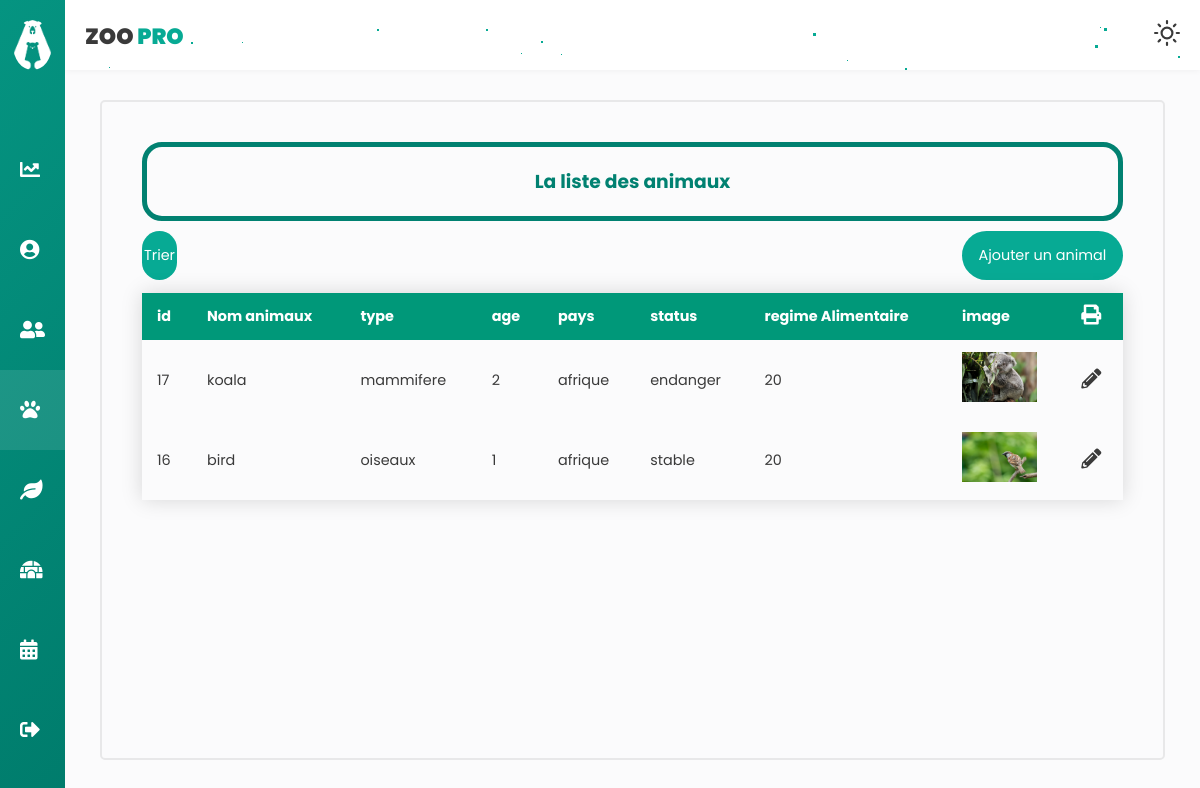
/animauxC/trierParID (signed in), run on an earlier commit of the app's database.
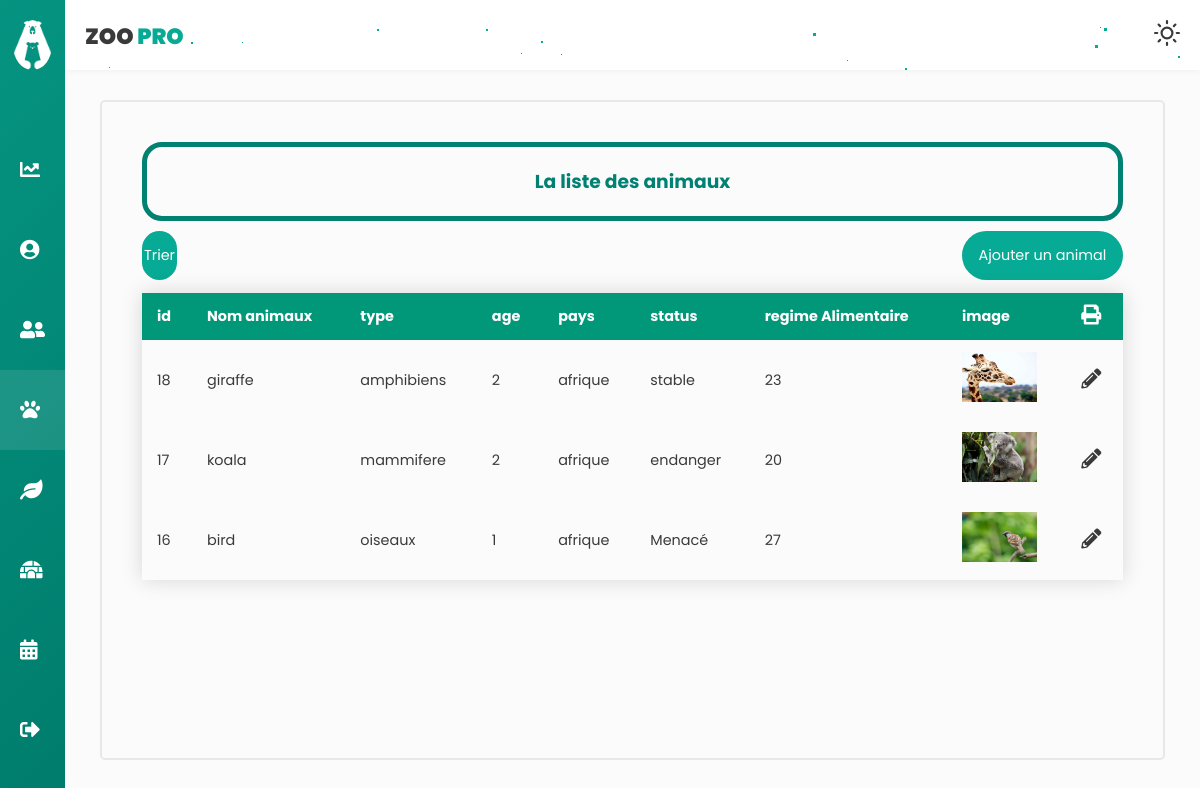
And on a later commit of the database.
### tables this page shows
CREATE TABLE `animaux` (
  `id` int(11) NOT NULL,
  `nomAnimal` varchar(50) NOT NULL,
  `type` varchar(50) NOT NULL,
  `age` int(10) NOT NULL,
  `pays` varchar(50) NOT NULL,
  `status` varchar(70) NOT NULL,
  `regimeAlimentaire` int(20) NOT NULL,
  `image` varchar(255) NOT NULL,
  `updated_by` int(11) DEFAULT NULL
);

### app/libraries/Core.php (called while the page is built, shortened)
<?php
  class Core {
    protected $currentMethod = 'index';
    public function __construct(){
      $url = $this->getUrl();
      if(isset($url[0])){
      if(file_exists('../app/controllers/' . ucwords($url[0]). '.php')){
        unset($url[0]);
      }
    }
      $this->currentController = new $this->currentController;
      if(isset($url[1])){
        if(method_exists($this->currentController, $url[1])){
          $this->currentMethod = $url[1];
          unset($url[1]);
        }
      }
      $this->params = $url ? array_values($url) : [];
      call_user_func_array([$this->currentController, $this->currentMethod], $this->params);
    }
    public function getUrl(){
      if(isset($_GET['url'])){
        $url = rtrim($_GET['url'], '/');
        $url = filter_var($url, FILTER_SANITIZE_URL);
        $url = explode('/', $url);
        return $url;
      }
    }
  }

### app/require.php (called while the page is built, shortened)
<?php
    require_once 'libraries/Core.php';
    require_once 'libraries/Controller.php';
    require_once 'libraries/Database.php';
    $init = new Core();

### public/index.php (called while the page is built)
<?php
    require_once '../app/require.php';

### app/libraries/Database.php (called while the page is built, shortened)
<?php
    class Database {
        private $dbHost = DB_HOST;
        private $dbUser = DB_USER;
        private $dbPass = DB_PASS;
        private $dbName = DB_NAME;
        private $statement;
        private $dbHandler;
        public function __construct() {
            $conn = 'mysql:host=' . $this->dbHost . ';dbname=' . $this->dbName;
            $options = array(
                PDO::ATTR_PERSISTENT => true,
                PDO::ATTR_ERRMODE => PDO::ERRMODE_EXCEPTION
            );
            try {
                $this->dbHandler = new PDO($conn, $this->dbUser, $this->dbPass, $options);
            } catch (PDOException $e) {
                $this->error = $e->getMessage();
                echo $this->error;
            }
        }
        public function query($sql) {
            $this->statement = $this->dbHandler->prepare($sql);
        }
        public function execute() {
            return $this->statement->execute();
        }
        public function resultSet() {
            $this->execute();
            return $this->statement->fetchAll();
        }
    }

### app/models/animauxM.php (called while the page is built, shortened)
<?php
class animauxM
{
    private $db;
    public function __construct()
    {
        $this->db = new Database;
    }
    public function triID()
    {
        $this->db->query('SELECT * FROM `animaux` ORDER BY id DESC ');
        return $this->db->resultSet();
    }
    public function getStable()
    {
        $this->db->query('SELECT COUNT(*) FROM `animaux` WHERE status="stable"');
        return $this->db->resultSet();
    }
    public function getMenace()
    {
        $this->db->query('SELECT COUNT(*) FROM `animaux` WHERE status="menacé"');
        return $this->db->resultSet();
    }
    public function getEndanger()
    {
        $this->db->query('SELECT COUNT(*) FROM `animaux` WHERE status="endanger"');
        return $this->db->resultSet();
    }
}

### app/controllers/animauxC.php (the view, shortened to what this page needs)
<?php
class animauxC extends Controller
{
    public function __construct()
    {
        $this->animauxModel = $this->model('animauxM');
    }
    public function trierParID()
    {
        $tab = $this->animauxModel->triID();
        $data = [
            'tab' => '',
            'stable' => '',
            'menace' => '',
            'endanger' => ''
        ];
        $stable = $this->animauxModel->getStable();
        $data['stable'] = $stable[0][0];
        $menace = $this->animauxModel->getMenace();
        $data['menace'] = $menace[0][0];
        $endanger = $this->animauxModel->getEndanger();
        $data['endanger'] = $endanger[0][0];
        foreach ($tab as $key => $value) {
            $data['tab'] .= '<tr class="tblRows" data=' . $value[0] . "-" . $value[1] . "-" . $value[2] . "-" . $value[3] . "-" . $value[4] . "-" . $value[5] . "-" . $value[6] . "-" . $value[7] . '>
            <td>' . $value[0] . '</td>
            <td data-label="Nom">' . $value[1] . '</td>
            <td>' . $value[2] . '</td>
            <td>' . $value[3] . '</td>
            <td>' . $value[4] . '</td>
            <td>' . $value[5] . '</td>
            <td>' . $value[6] . '</td>
            <td> <img src="../public/img/' . $value[7] . '" width = "75" height = "50"/></td>
            <td> <i class="fas fa-pencil-alt updateButton" onclick="openFormModifier()">
        </tr>';
        }
        $this->view('animaux', $data);
    }
}

### app/libraries/Controller.php (shortened to what this page needs)
<?php
    class Controller {
        public function model($model) {
            return new $model();
        }
        public function view($view, $data = []) {
            if (file_exists('../app/views/' . $view . '.php')) {
                require_once '../app/views/' . $view . '.php';
            } else {
                die("View does not exists.");
            }
        }
    }

### app/views/animaux.php (shortened to what this page needs)
<!DOCTYPE html>
<html lang="en">
<head>
    <link rel="stylesheet" href="https://cdnjs.cloudflare.com/ajax/libs/font-awesome/5.12.0-2/css/all.min.css" />
    <link rel="stylesheet" href="<?php echo URLROOT ?>/public/css/style.css" />
    <link rel="stylesheet" href="<?php echo URLROOT ?>/public/css/animaux.css" />
</head>
<body>
    <div class="wrapper collapse">
        <header>
            <div id="stars2"></div>
            <div id="stars3"></div>
            <div class="left_area">
                <h3>Zoo <span>Pro</span></h3>
            </div>
            <div class="right_area">
                <a href="#" id="themeButton">
                </a>
            </div>
        </header>
        <div class="sidebar">
            <div class="sidebar-menu">
                <li class="logo">
                    <img src="<?php echo URLROOT ?>/public/img/logo.png" alt="logo" />
                </li>
                <li class="item">
                    <a href="<?php echo URLROOT ?>/pages/dashboard" class="menu-btn">
                        <i class="fas fa-chart-line"></i><span> Dashboard</span>
                    </a>
                </li>
                <li class="item">
                    <a href="<?php echo URLROOT ?>/pages/usersV" class="menu-btn">
                        <i class="fas fa-user-circle"></i><span> Profile</span>
                    </a>
                </li>
                <li class="item ">
                    <a href="<?php echo URLROOT ?>/pages/employes" class="menu-btn">
                        <i class="fas fa-user-friends"></i><span>Employés</span>
                    </a>
                </li>
                <li class="item active " id="profile">
                    <a href="#" class="menu-btn profilebtn">
                        <i class="fas fa-paw"></i><span> Animaux<i class="fas fa-chevron-down drop-down"></i></span>
                    </a>
                </li>
                <li class="item" id="messages">
                    <a href="#" class="menu-btn">
                        <i class="fas fa-leaf"></i><span>Végetation<i class="fas fa-chevron-down drop-down"></i></span>
                    </a>
                </li>
                <li class="item" id="settings">
                    <a href="#" class="menu-btn">
                        <i class="fas fa-igloo"></i><span>Enclos<i class="fas fa-chevron-down drop-down"></i></span>
                    </a>
                </li>
                <li class="item" id="event">
                    <a href="#" class="menu-btn">
                        <i class="fas fa-calendar-alt"></i><span> Evénements<i class="fas fa-chevron-down drop-down"></i></span>
                    </a>
                </li>
                <li class="item">
                    <a href="<?php echo URLROOT; ?>/users/logout" class="menu-btn">
                        <i class="fas fa-sign-out-alt"></i><span> Logout</span>
                    </a>
                </li>
            </div>
        </div>
        <div class="main-container">
            <div class="card">
                <div class="firstRow" id="firstRow">
                    <h3 id="titreTab">La liste des animaux </h3>
                </div>
                <div class="containerTriAjout">
                    <div class="containerTri">
                        <button class="buttonStyle" id="triButton">Trier</button>
                    </div>
                    <button class="buttonStyle" id="addButtonToList" onclick="openFormAjouter()">Ajouter un animal</button>
                </div>
                <table class="styled-table" id="tableAnimaux">
                    <thead>
                        <th>id</th>
                        <th>Nom animaux </th>
                        <th>type</th>
                        <th>age</th>
                        <th>pays</th>
                        <th>status</th>
                        <th>regime Alimentaire</th>
                        <th>image</th>
                        <th id="modifiericon"><i class="fas fa-print updateButton" onClick="window.print()"></i></th>
                    </thead>
                    <?php if (isset($data['tab'])) {
                        echo $data['tab'];
                    } ?>
                </table>
            </div>
        </div>
    </div>
</body>

### public/css/animaux.css (style rules this page uses)
#titreTab { -webkit-animation-duration: 8s; animation-duration: 8s; -webkit-animation-name: slidein; animation-name: slidein; -webkit-animation-iteration-count: infinite; animation-iteration-count: infinite; }
.card { color: var(--tc); margin-bottom: 10px; border-radius: 5px; border: solid 2px #e8e8e9; padding: 40px; width: 100%; margin-left: 5px; margin-right: 5px; }
.buttonStyle { width: 20%; background-color: var(--accent); outline: none; height: 49px; border-color: transparent; border-radius: 49px; color: #fff; margin: 10px 0; font-weight: 400; font-size: 0.9rem; cursor: pointer; -webkit-transition: 0.5s; transition: 0.5s; }
.main-container { display: -webkit-box; display: -ms-flexbox; display: flex; -ms-flex-wrap: wrap; flex-wrap: wrap; }
.firstRow { border: solid 1px #018171; border-radius: 20px; border-width: thick; color: #018171; text-align: center; padding: 20px; }
.styled-table { border-collapse: collapse; margin: 3px 0; font-size: 0.9em; font-family: sans-serif; width: 100%; -webkit-box-shadow: 0 0 20px rgba(0, 0, 0, 0.15); box-shadow: 0 0 20px rgba(0, 0, 0, 0.15); display: inline-table; }
.styled-table th, .styled-table td { padding: 12px 15px; }
#addButtonToList { margin-left: 80%; }
.updateButton { cursor: pointer; font-size: 20px; font-weight: bold; }
.containerTriAjout { display: -webkit-box; display: -ms-flexbox; display: flex; -webkit-box-orient: horizontal; -webkit-box-direction: normal; -ms-flex-direction: row; flex-direction: row; }
.containerTri { display: -webkit-box; display: -ms-flexbox; display: flex; -webkit-box-orient: vertical; -webkit-box-direction: normal; -ms-flex-direction: column; flex-direction: column; }
#triButton { width: -webkit-fit-content; width: -moz-fit-content; width: fit-content; }

What changed in the data, as far as the page shows it:
added animaux: id "18", nomAnimal "giraffe", type "amphibiens", age "2", pays "afrique", status "stable", regimeAlimentaire "23", image (picture)
changed animaux "bird": status "stable" → "Menacé"; regimeAlimentaire "20" → "27"
